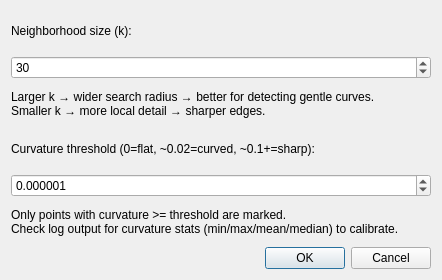
<?xml version="1.0" encoding="UTF-8"?>
<ui version="4.0">
 <class>CurvatureAnalysisDialog</class>
 <widget class="QDialog" name="CurvatureAnalysisDialog">
  <property name="geometry">
   <rect>
    <x>0</x>
    <y>0</y>
    <width>442</width>
    <height>280</height>
   </rect>
  </property>
  <property name="windowTitle">
   <string>Curvature Analysis</string>
  </property>
  <layout class="QVBoxLayout" name="verticalLayout">
   <item>
    <widget class="QLabel" name="labelK">
     <property name="text">
      <string>Neighborhood size (k):</string>
     </property>
    </widget>
   </item>
   <item>
    <widget class="QSpinBox" name="spinK">
     <property name="minimum">
      <number>10</number>
     </property>
     <property name="maximum">
      <number>200</number>
     </property>
     <property name="singleStep">
      <number>10</number>
     </property>
     <property name="value">
      <number>30</number>
     </property>
    </widget>
   </item>
   <item>
    <widget class="QLabel" name="hintK">
     <property name="text">
      <string>Larger k → wider search radius → better for detecting gentle curves.
Smaller k → more local detail → sharper edges.</string>
     </property>
     <property name="wordWrap">
      <bool>true</bool>
     </property>
    </widget>
   </item>
   <item>
    <widget class="QLabel" name="labelThreshold">
     <property name="text">
      <string>Curvature threshold (0=flat, ~0.02=curved, ~0.1+=sharp):</string>
     </property>
    </widget>
   </item>
   <item>
    <widget class="QDoubleSpinBox" name="spinThreshold">
     <property name="decimals">
      <number>6</number>
     </property>
     <property name="minimum">
      <double>0.000000000000000</double>
     </property>
     <property name="maximum">
      <double>0.333333000000000</double>
     </property>
     <property name="singleStep">
      <double>0.000001000000000</double>
     </property>
     <property name="value">
      <double>0.000001000000000</double>
     </property>
    </widget>
   </item>
   <item>
    <widget class="QLabel" name="hintThreshold">
     <property name="text">
      <string>Only points with curvature &gt;= threshold are marked.
Check log output for curvature stats (min/max/mean/median) to calibrate.</string>
     </property>
     <property name="wordWrap">
      <bool>true</bool>
     </property>
    </widget>
   </item>
   <item>
    <widget class="QDialogButtonBox" name="buttonBox">
     <property name="standardButtons">
      <set>QDialogButtonBox::Cancel|QDialogButtonBox::Ok</set>
     </property>
    </widget>
   </item>
  </layout>
 </widget>
 <resources/>
 <connections/>
</ui>
